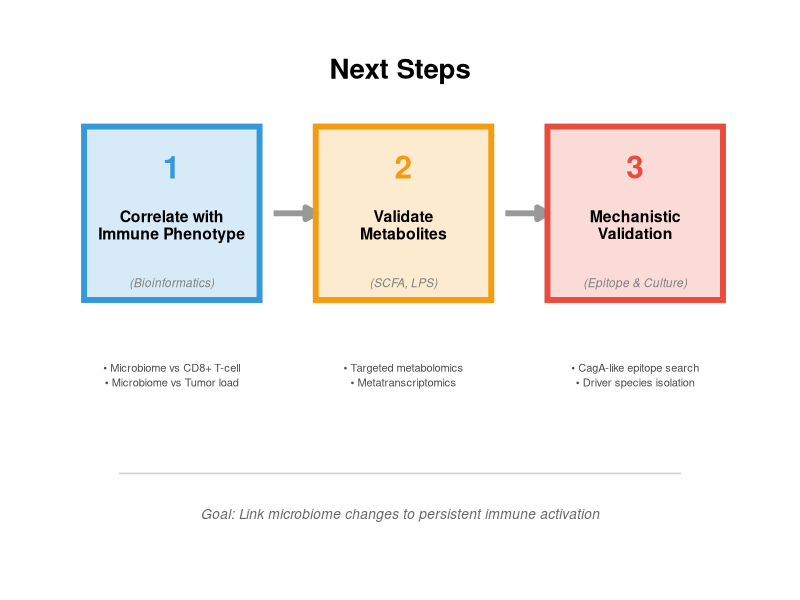
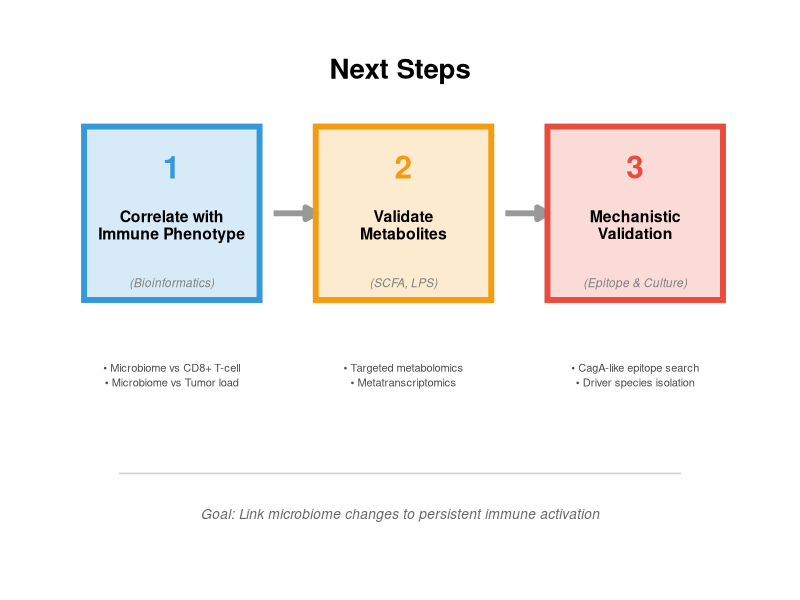

Write the R code that produced these figures, in order.
# ==============================================================================
# Next Steps 示意图 - 简洁版
# ==============================================================================

library(ggplot2)

# ------------------------------------------------------------------------------
# 创建 Next Steps 流程图
# ------------------------------------------------------------------------------

p_next_steps <- ggplot() +

  # ===== 标题 =====
  annotate("text", x = 0.5, y = 0.95,
           label = "Next Steps",
           size = 7, fontface = "bold", hjust = 0.5) +

  # ===== 三个阶段的箭头流程 =====

  # Step 1 框
  annotate("rect", xmin = 0.05, xmax = 0.30, ymin = 0.55, ymax = 0.85,
           fill = "#3498db", alpha = 0.2, color = "#3498db", linewidth = 2) +
  annotate("text", x = 0.175, y = 0.78, label = "1",
           size = 8, fontface = "bold", color = "#3498db") +
  annotate("text", x = 0.175, y = 0.68, label = "Correlate with\nImmune Phenotype",
           size = 4, fontface = "bold", hjust = 0.5, lineheight = 0.9) +
  annotate("text", x = 0.175, y = 0.58, label = "(Bioinformatics)",
           size = 3, color = "gray50", fontface = "italic") +

  # 箭头 1→2
  annotate("segment", x = 0.32, xend = 0.38, y = 0.70, yend = 0.70,
           arrow = arrow(length = unit(0.3, "cm"), type = "closed"),
           linewidth = 2, color = "gray60") +

  # Step 2 框
  annotate("rect", xmin = 0.38, xmax = 0.63, ymin = 0.55, ymax = 0.85,
           fill = "#f39c12", alpha = 0.2, color = "#f39c12", linewidth = 2) +
  annotate("text", x = 0.505, y = 0.78, label = "2",
           size = 8, fontface = "bold", color = "#f39c12") +
  annotate("text", x = 0.505, y = 0.68, label = "Validate\nMetabolites",
           size = 4, fontface = "bold", hjust = 0.5, lineheight = 0.9) +
  annotate("text", x = 0.505, y = 0.58, label = "(SCFA, LPS)",
           size = 3, color = "gray50", fontface = "italic") +

  # 箭头 2→3
  annotate("segment", x = 0.65, xend = 0.71, y = 0.70, yend = 0.70,
           arrow = arrow(length = unit(0.3, "cm"), type = "closed"),
           linewidth = 2, color = "gray60") +

  # Step 3 框
  annotate("rect", xmin = 0.71, xmax = 0.96, ymin = 0.55, ymax = 0.85,
           fill = "#e74c3c", alpha = 0.2, color = "#e74c3c", linewidth = 2) +
  annotate("text", x = 0.835, y = 0.78, label = "3",
           size = 8, fontface = "bold", color = "#e74c3c") +
  annotate("text", x = 0.835, y = 0.68, label = "Mechanistic\nValidation",
           size = 4, fontface = "bold", hjust = 0.5, lineheight = 0.9) +
  annotate("text", x = 0.835, y = 0.58, label = "(Epitope & Culture)",
           size = 3, color = "gray50", fontface = "italic") +

  # ===== 底部：具体内容 =====
  annotate("text", x = 0.175, y = 0.42,
           label = "• Microbiome vs CD8+ T-cell\n• Microbiome vs Tumor load",
           size = 2.8, hjust = 0.5, color = "gray30", lineheight = 1.1) +

  annotate("text", x = 0.505, y = 0.42,
           label = "• Targeted metabolomics\n• Metatranscriptomics",
           size = 2.8, hjust = 0.5, color = "gray30", lineheight = 1.1) +

  annotate("text", x = 0.835, y = 0.42,
           label = "• CagA-like epitope search\n• Driver species isolation",
           size = 2.8, hjust = 0.5, color = "gray30", lineheight = 1.1) +

  # ===== 底部标注 =====
  annotate("segment", x = 0.1, xend = 0.9, y = 0.25, yend = 0.25,
           linewidth = 0.5, color = "gray80") +

  annotate("text", x = 0.5, y = 0.18,
           label = "Goal: Link microbiome changes to persistent immune activation",
           size = 3.5, fontface = "italic", color = "gray40", hjust = 0.5) +

  # 设置

  xlim(0, 1) + ylim(0.1, 1) +
  theme_void() +
  theme(plot.margin = margin(10, 10, 10, 10))

print(p_next_steps)

# 保存
ggsave(
  filename = here::here("analyses", "data", "next_steps_diagram.png"),
  plot = p_next_steps,
  width = 10,
  height = 5,
  dpi = 300,
  bg = "white"
)

cat("Next Steps 示意图已保存: analyses/data/next_steps_diagram.png\n")
